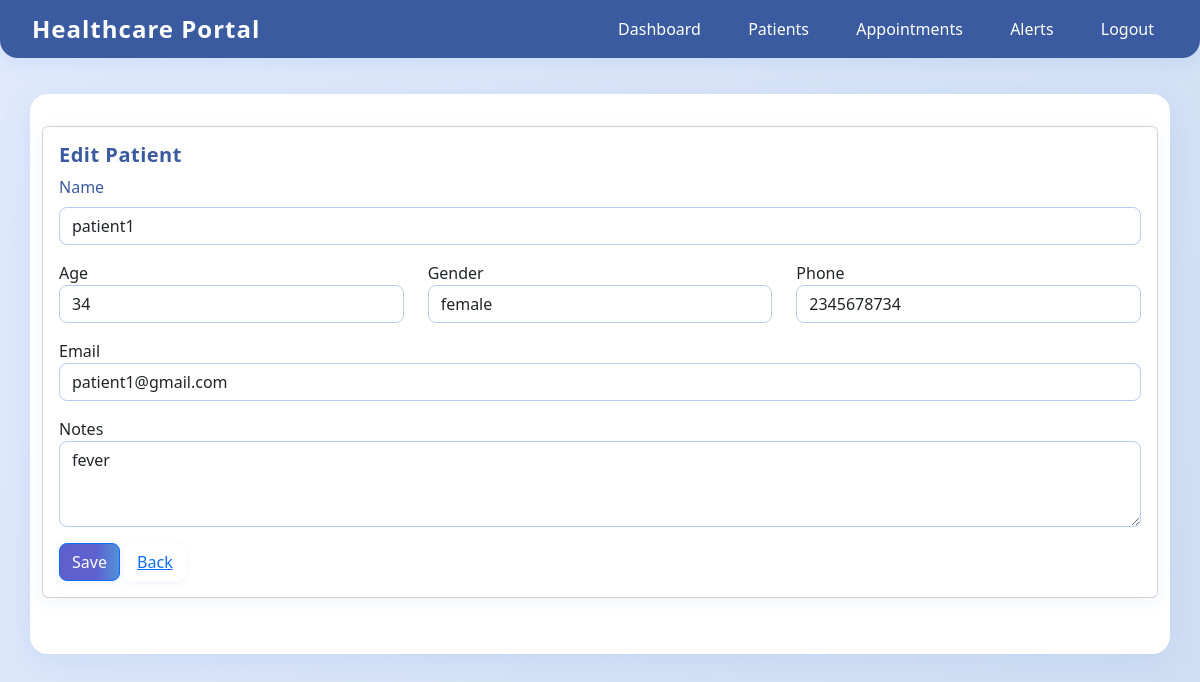
The app's page /patients/edit/1 (signed in) with its own data.
### tables this page shows
CREATE TABLE patients (
        id INTEGER PRIMARY KEY AUTOINCREMENT,
        name TEXT NOT NULL,
        age INTEGER,
        gender TEXT,
        phone TEXT,
        email TEXT,
        notes TEXT
    );

### app.py (the view, shortened to what this page needs)
@app.route('/patients/edit/<int:pid>', methods=['GET', 'POST'])
@login_required
def edit_patient(pid):
    db = get_db()
    patient = db.execute("SELECT * FROM patients WHERE id = ?", (pid,)).fetchone()
    if not patient:
        flash('Patient not found', 'danger')
        return redirect(url_for('patients'))
    return render_template('edit_patient.html', patient=patient)

### app.py (called while the page is built)
def get_db():
    db = getattr(g, '_database', None)
    if db is None:
        db = g._database = sqlite3.connect(DB_PATH)
        db.row_factory = sqlite3.Row
    return db

@app.teardown_appcontext
def close_connection(exception):
    db = getattr(g, '_database', None)
    if db is not None:
        db.close()

def login_required(fn):
    from functools import wraps
    @wraps(fn)
    def wrapper(*args, **kwargs):
        if 'user' not in session:
            flash('Please login first', 'warning')
            return redirect(url_for('login'))
        return fn(*args, **kwargs)
    return wrapper

### templates/edit_patient.html (shortened to what this page needs)
{% extends "base.html" %}
{% block content %}
<div class="card">
  <div class="card-body">
    <h5>Edit Patient</h5>
    <form method="post">
      <div class="mb-3">
        <label class="form-label">Name</label>
        <input name="name" class="form-control" required value="{{ patient['name'] }}">
      </div>
      <div class="row">
        <div class="col-md-4 mb-3"><label>Age</label><input name="age" type="number" class="form-control" value="{{ patient['age'] }}"></div>
        <div class="col-md-4 mb-3"><label>Gender</label><input name="gender" class="form-control" value="{{ patient['gender'] }}"></div>
        <div class="col-md-4 mb-3"><label>Phone</label><input name="phone" class="form-control" value="{{ patient['phone'] }}"></div>
      </div>
      <div class="mb-3">
        <label>Email</label>
        <input name="email" type="email" class="form-control" value="{{ patient['email'] }}">
      </div>
      <div class="mb-3">
        <label>Notes</label>
        <textarea name="notes" class="form-control" rows="3">{{ patient['notes'] }}</textarea>
      </div>
      <button class="btn btn-primary">Save</button>
      <a href="{{ url_for('patients') }}" class="btn btn-link">Back</a>
    </form>
  </div>
</div>
{% endblock %}

### static/style.css (style rules this page uses)
body { background: linear-gradient(120deg, #e0eafc 0%, #cfdef3 100%); min-height: 100vh; font-family: 'Segoe UI', Tahoma, Geneva, Verdana, sans-serif; color: #223; margin: 0; padding: 0; }
.card { background: #f7faff; border-radius: 16px; box-shadow: 0 4px 18px rgba(60, 120, 216, 0.08); border: none; margin-bottom: 24px; }
.card-body { padding: 24px; }
.card h5, .card h6 { color: #3a5ba0; font-weight: 600; }
h1, h2, h3, h4, h5, h6 { color: #3a5ba0; font-weight: 700; margin-bottom: 18px; letter-spacing: 0.5px; }
.btn, button, input[type="submit"] { border-radius: 8px !important; font-weight: 500; transition: background 0.2s, color 0.2s, box-shadow 0.2s; box-shadow: 0 2px 8px rgba(60, 120, 216, 0.07); border: none; padding: 8px 18px; font-size: 1rem; }
.btn-primary, .btn-success { background: linear-gradient(90deg, #5e60ce 60%, #5390d9 100%); color: #fff !important; }
input, select, textarea { border-radius: 8px !important; border: 1px solid #b6ccf7 !important; transition: border-color 0.2s; padding: 10px 12px; font-size: 1rem; background: #fafdff; }
.form-label { font-weight: 500; color: #3a5ba0; margin-bottom: 6px; }
input[type="submit"], button { cursor: pointer; }
a { color: #5e60ce; text-decoration: none; transition: color 0.2s; }

### records on screen
patients: name "patient1", age "34", gender "female", phone "2345678734", email "patient1@gmail.com", notes "fever"
